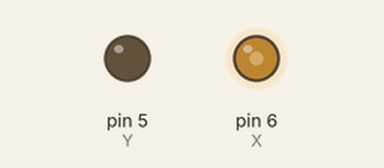
The sketch below on a simulated Arduino Uno, built with avr-gcc and run on an emulated ATmega328P. Shown: output pins drawn as LEDs (lit = HIGH).

Above: at 0.1 s.
Timing chart, 0 to 1.6 s (numbered marks = the images above):
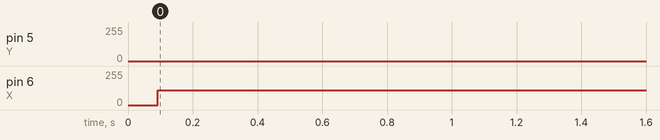

Measured:
- by itself, pin 6 (X): 0/255 → 110/255 at 0.09 s

The sketch:

scope_XY_Test.ino
```cpp
// (licence header left out)
/* ****************************************************************************
  Fritzing is here:

  http://www.flickr.com/photos/johngineer/6496005491/sizes/z/in/photostream/

  in case you can't see the image, the following circuit is on both PWM ports

	       R
  PWM OUT ----/\/\/\-----+------------ OUTPUT
		       |
		      === C
                       |
                      GND

  R = 10k
  C = 0.1uF

  Use of a 16Mhz xtal/ceramic resonator is strongly suggested.

**************************************************************************** */

#define TRACE_DELAY	2500  // trace delay in uS. making this longer will
// result in a straighter drawing, but slower
// refresh rate. making it too short will result
// in an angular blob.

#define NUM_POINTS	19    // our tree is defined by 19 x/y coord. pairs
#define X               6     // attach scope channel 1 (X) to pin 6
#define Y               5     // attach scope channel 2 (y) to pin 5

//Extra constants added for experimentation with other image drawings
#define NUM_POINTS1  4       // Square shape, number of points
#define NUM_POINTS2  35      // Tree with garland added, number of points
#define TRACE_DELAY1  5000   // Experimentally tweaked delay
#define TRACE_DELAY2  2700   // Experimentally tweaked delay
#define Display_Count 20     // How many times to draw an image before switching to next image when viewing all three

// x coords for drawing the tree (in rough clockwise order, from bottom)
unsigned char x_points[NUM_POINTS] = {	110, 110, 50, 80, 65, 95, 80, 110, 95, 125, 155, 140, 170, 155, 185, 170, 200, 140, 140 };
// y coords
unsigned char y_points[NUM_POINTS] = {	15, 35, 35, 85, 85, 135, 135, 185, 185, 235, 185, 185, 135, 135, 85, 85, 35, 35, 15 };

//Extra coordinate pairs added for experimentation with other image drawings
//Coordinates of box
unsigned char x1_points[NUM_POINTS1] = {  0,   0, 255, 255 };
unsigned char y1_points[NUM_POINTS1] = {  0, 255, 255, 0 };
//Coordinates of tree with garland
unsigned char x2_points[NUM_POINTS2] = {  110, 110, 50, 80, 65,  95,  80, 110,  95, 125, 155, 140, 170, 155, 185, 170, 200, 140, 140, 110, 110, 50, 170, 50, 80, 155, 80, 65,  95, 140,  95,  65,  80,  50, 110 };
unsigned char y2_points[NUM_POINTS2] = {  15,   35, 35, 85, 85, 135, 135, 185, 185, 235, 185, 185, 135, 135,  85,  85,  35,  35,  15,  15,  35, 35,  85, 35, 85, 135, 85, 85, 135, 185, 135,  85,  85,  35,  35 };


void setup()
{
  pinMode(X, OUTPUT);
  pinMode(Y, OUTPUT);

  // The following sets the PWM clock to maximum on the Arduino(no CPU clock division)
  // DO NOT CHANGE THESE UNLESS YOU KNOW WHAT YOU ARE DOING!

  TCCR0A = (	1 << COM0A1 | 0 << COM0A0 |		// clear OC0A on compare match (hi-lo PWM)
              1 << COM0B1 | 0 << COM0B0 |		// clear OC0B on compare match (hi-lo PWM)
              1 << WGM01  | 1 << WGM00);		// set PWM lines at 0xFF

  TCCR0B = (	0 << FOC0A | 0 << FOC0B |		// no force compare match
              0 << WGM02 |			// set PWM lines at 0xFF
              0 << CS02	 | 0 << CS01 |		// use system clock (no divider)
              1 << CS00 );

  TIMSK0 = (	0 << OCIE0B | 0 << TOIE0 |
              0 << OCIE0A );

}

// To switch between the original tree, square box, or tree with garland,
// uncomment the desired void loop section and comment out the other void loops
// Only one "void loop" block can be active in the code at a time.

/* Uncomment this block to draw the original tree and comment out the other void loops
  // Original Tree
  void loop()
  {
    unsigned char t;
    {
      for(t = 0; t < NUM_POINTS; t++)		// run through the points in x & y
      {
        analogWrite(X, x_points[t]);
        analogWrite(Y, y_points[t]);
	delayMicroseconds(TRACE_DELAY);		// wait TRACE_DELAY microseconds
      }
    }
  }
 */

/* Uncomment this block to draw the square box and comment out the other void loops
  // Square Box
  void loop()
  {
    unsigned char t;
    {
      for(t = 0; t < NUM_POINTS1; t++)    // run through the points in x & y
      {
        analogWrite(X, x1_points[t]);
        analogWrite(Y, y1_points[t]);
  delayMicroseconds(TRACE_DELAY1);   // wait TRACE_DELAY microseconds
      }
    }
  }
*/

///* Uncomment this block to draw the tree with garland and comment out the other void loops
  // Tree with Garland
  void loop()
  {
    unsigned char t;
    {
      for(t = 0; t < NUM_POINTS2; t++)    // run through the points in x & y
      {
        analogWrite(X, x2_points[t]);
        analogWrite(Y, y2_points[t]);
  delayMicroseconds(TRACE_DELAY2);   // wait TRACE_DELAY microseconds
      }
    }
  }
//*/

 /* Uncomment this block to cycle through all three drawings and comment out the other void loops
// All three drawings displayed in sequence
void loop()
{
  unsigned char display_duration_counter;
  {
    for (display_duration_counter = 0; display_duration_counter < Display_Count; display_duration_counter++)   // display square box this many times
    {
      unsigned char t;
      {
        for (t = 0; t < NUM_POINTS1; t++)   // run through the points in x & y
        {
          analogWrite(X, x1_points[t]);
          analogWrite(Y, y1_points[t]);
          delayMicroseconds(TRACE_DELAY1);   // wait TRACE_DELAY microseconds
        }
      }
    }

    for (display_duration_counter = 0; display_duration_counter < Display_Count; display_duration_counter++)   // display tree this many times
    {
      unsigned char t;
      {
        for (t = 0; t < NUM_POINTS; t++)   // run through the points in x & y
        {
          analogWrite(X, x_points[t]);
          analogWrite(Y, y_points[t]);
          delayMicroseconds(TRACE_DELAY);   // wait TRACE_DELAY microseconds
        }
      }
    }

    for (display_duration_counter = 0; display_duration_counter < Display_Count; display_duration_counter++)   // display tree with garland this many times
    {
      unsigned char t;
      {
        for (t = 0; t < NUM_POINTS2; t++)   // run through the points in x & y
        {
          analogWrite(X, x2_points[t]);
          analogWrite(Y, y2_points[t]);
          delayMicroseconds(TRACE_DELAY2);   // wait TRACE_DELAY microseconds
        }
      }
    }
  }
}
*/
```
